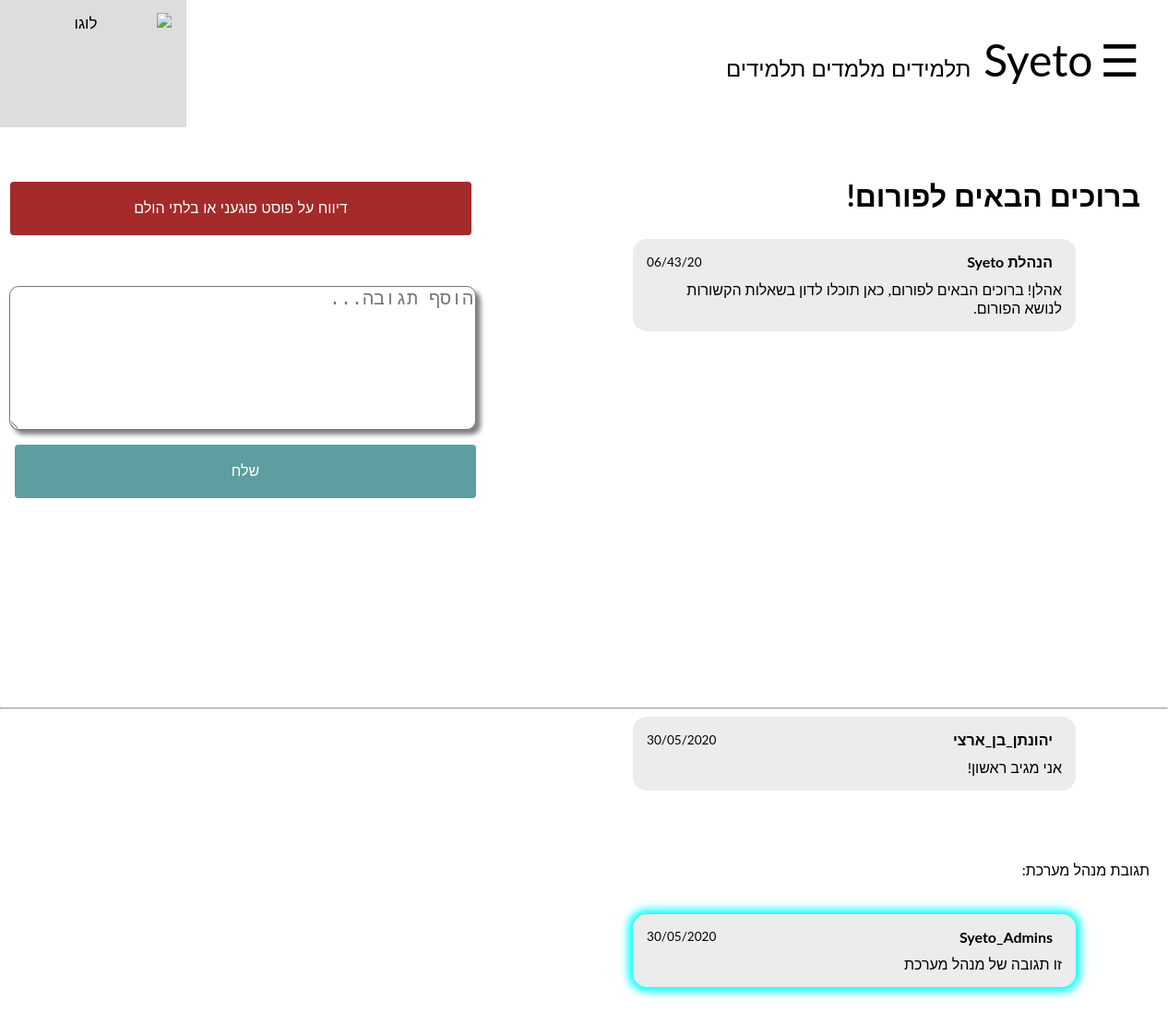
The app's page /post/מתמטיקה_פוסט_ראשון (signed in) with its own data.
### tables this page shows
CREATE TABLE "forum_posts" (
	"post_ID"	TEXT,
	"narrator"	TEXT,
	"topic"	TEXT,
	"content"	TEXT,
	"date"	TEXT,
	"comments_IDs"	TEXT
);

CREATE TABLE "post_comments" (
	"comment_ID"	TEXT,
	"content"	TEXT,
	"narrator_username"	TEXT,
	"date"	TEXT
);

### Application.py (the view)
@app.route('/post/<post_id>')
def view_post(post_id):
    if DataBaseFunctions.post_is_deleted(post_id):
        if 'user' in session:
            if DataBaseFunctions.is_admin(session['user']):
                return render_template('view_post.html', post=DataBaseFunctions.get_post_object(post_id),
                                       post_id=post_id)
        return redirect('/forum_homepage')
    else:
        return render_template('view_post.html', post=DataBaseFunctions.get_post_object(post_id),
                                                   post_id=post_id)

### Application.py (called while the page is built)
def connected():
    return 'user' in session

@app.before_request
def update_lessons_offers():
    if 'user' in session:
        DataBaseFunctions.update_lessons_offers_that_have_passed(session['user'])
        DataBaseFunctions.update_lessons_offers_that_are_no_longer_relevant(session['user'])

@app.before_request
def update_last_login():
    if 'user' in session:
        DataBaseFunctions.update_last_login(session['user'])

@app.before_request
def update_lessons_requests_quantity():
    if 'user' in session:
        session['new_lessons_offers'] = DataBaseFunctions.number_of_lessons_requests(session['user'])
        session['new_messages'] = DataBaseFunctions.number_of_new_messages(session['user'])
        session['new_friend_requests'] = DataBaseFunctions.number_of_friend_requests(session['user'])
        session['lessons'] = DataBaseFunctions.number_of_lessons(session['user'])

@app.before_request
def delete_hp_note_if_nessaccery():
    if connected():
        current_url = request.url_rule
        print("Current", type(current_url))
        DataBaseFunctions.delete_hp_note_if_nessaccery(username=session['user'], current_url=current_url)

### DataBaseFunctions.py (called while the page is built)
    @staticmethod # מחזיר מחרוזת המכילה את התאריך הנוכחי
    def get_date():
        import datetime
        date = str(datetime.datetime.now()).split(' ')[0]
        date = date.split('-')
        date.reverse()
        date = '/'.join(date)
        return date

    @staticmethod # מחזירה מחרוזת המכילה את השעה הנוכחית
    def get_time():
        import datetime
        date = str(datetime.datetime.now()).split(' ')[1]
        date=date.split(':')
        return (date[0]+':'+date[1])

    @staticmethod # מחזירה אמת אם המשתמש מנהל מערכת
    def is_admin(username):
        conn = sqlite3.connect('database.db', timeout=2)
        admin = conn.execute("select is_admin from users where username=?", (username,))
        for row in admin:
            admin = row[0]
        if admin == "yes":
            return True
        return False

    @staticmethod #   # returns a list of Comments objects by a list of comments IDs
    def get_all_comments_list(comments_IDs):
        comments = []
        for id in comments_IDs:
            comment_object = DataBaseFunctions.get_comment_object(id)
            if comment_object is not None:
                comments.append(DataBaseFunctions.get_comment_object(id))
        return comments

### templates/view_post.html (shortened to what this page needs)
{% extends "registeredLayout.html" %}
{% block body %}
<h1 style="padding-right: 30px;"><b>{{post.topic}}</b></h1><br><br>
{% if session.is_admin %}
    <button class="comment_button" style="position: relative; right: 750px; bottom: 100px; background-color: #a52a2a;" onclick="location.href='/admin_options/delete_post/{{post_id}}'">מחק פוסט</button>
{% else %}
   <button class="comment_button" style="position: relative; right: 750px; bottom: 100px; background-color: #a52a2a;" onclick="location.href='#divModal'">דיווח על פוסט פוגעני או בלתי הולם</button>
{% endif %}
        <!DOCTYPE html>
        <html dir="rtl" lang="he">
        </html>
<form action="/post/comment_sent/{{post_id}}" method="post">
    <textarea class="comment_input" id="content" name="content" placeholder="הוסף תגובה..." required="required">{{content}}</textarea>
    <button type="submit" class="comment_button" style="right: 235px; bottom: 0px; background-color: #5F9EA0;"><span>שלח</span></button>
</form>
<br><br>
<br><br><br><br>
<div class="msg-bubble" style="right: 100px; bottom: 400px;">
    <div class="msg-info">
      <div class="msg-info-name">{{post.narrator}}</div>
      <div class="msg-info-time">{{post.date}}</div>
    </div>
    <div class="msg-text">
      {{post.content}}
    </div>
  </div>
<hr>
{% for comment in post.comments %}
    {% if comment.of_admin %}
        {% set glow = "box-shadow: 0px 0px 10px 5px #0ff;" %}
        <div style="padding-right: 20px;">תגובת מנהל מערכת:</div> <br><br>
    {% endif %}
    <div class="msg-bubble" style="right: 100px;{{glow}}">
        <div class="msg-info">
          <div class="msg-info-name">{{comment.narrator}}</div>
          <div class="msg-info-time">{{comment.date}}</div>
        </div>
        <div class="msg-text">
          {{comment.content}}
        </div>
      </div>
    <br><br><br><br>
{% endfor %}
{% endblock %}

### templates/view_post.html (style rules this page uses)
.comment_input { position: relative; right: 750px; bottom: 50px; height:150px; width: 500px; font-size: 20px; border-radius: 10px; box-shadow: 5px 5px 5px grey; }
.comment_button { position:relative; display: inline-block; border-radius: 4px; border: none; color: #FFFFFF; text-align: center; font-size: 16px; padding: 20px; width: 500px; transition: all 0.5s; cursor: pointer; margin: 5px; }
:root { --body-bg: linear-gradient(135deg, #f5f7fa 0%, #c3cfe2 100%); --msger-bg: #fff; --border: 2px solid #ddd; --left-msg-bg: #ececec; --right-msg-bg: #579ffb; }
.msg-bubble { position: relative; max-width: 450px; padding: 15px; border-radius: 15px; background: var(--left-msg-bg); }
.msg-info { display: flex; justify-content: space-between; align-items: center; margin-bottom: 10px; }
.msg-info-name { margin-right: 10px; font-weight: bold; }
.msg-info-time { font-size: 0.85em; }

### templates/generalLayout.html (style rules this page uses)
body { margin: 0; font-family: Arial, Helvetica, sans-serif; }
body { font-family: "Lato", sans-serif; }
body { padding: 0px; }

### records on screen
forum_posts: topic "ברוכים הבאים לפורום!", narrator "הנהלת Syeto", date "06/43/20", content "אהלן! ברוכים הבאים לפורום, כאן תוכלו לדון בשאלות הקשורות לנושא הפורום."
post_comments: narrator "יהונתן_בן_ארצי", date "30/05/2020", content "אני מגיב ראשון!"
post_comments: shows "תגובת מנהל מערכת:", narrator "Syeto_Admins", date "30/05/2020", content "זו תגובה של מנהל מערכת"
